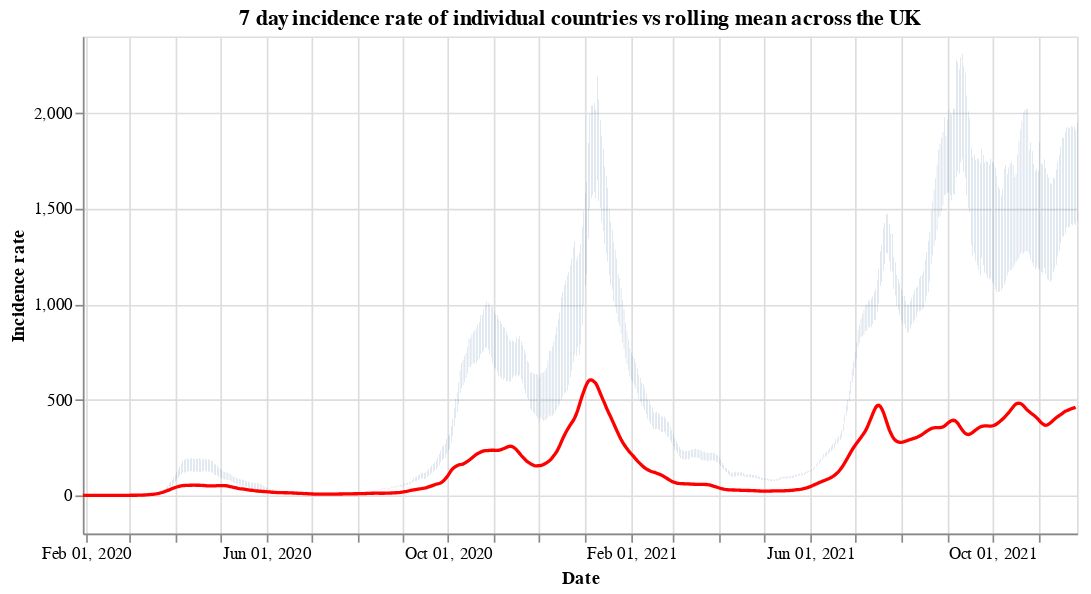

Source (notebook cell):
### Code cell
#collapse
countries = uk_cases['areaName'].unique()
countries.sort()

selection = alt.selection_single(
    name='Select',
    fields=['areaName'],
    init={'areaName': 'Wales'},
    bind={'areaName': alt.binding_select(options=countries)}
)

# scatter plot, modify opacity based on selection
bars = alt.Chart(uk_cases).mark_bar().add_selection(
    selection
).encode(
    x=alt.X("yearmonthdate(date):T", axis=alt.Axis(title='Date')),
    y=alt.Y("weeklyCasesRate:Q", axis=alt.Axis(title='Incidence rate')),
    tooltip='weeklyCasesRate:Q',
    opacity=alt.condition(selection, alt.value(1), alt.value(0))
).properties(title=f'7 day incidence rate of individual countries vs rolling mean across the UK', width=600)

line = alt.Chart(overview_cases).mark_line(
    color='red',
    size=2,
).transform_window(
    rolling_mean='mean(weeklyCasesRate)',
    frame=[0, 7]
).encode(
    x='yearmonthdate(date):T',
    y='rolling_mean:Q'
)

alt.layer(bars, line)

### Figure 1 — Vega-Lite specification as saved in the notebook (floating-point values rounded to 4 significant figures; data arrays with more than 128 entries replaced by an {"elided": "..."} marker saying what was removed)
{"config": {"view": {"continuousWidth": 400, "continuousHeight": 300}}, "layer": [{"data": {"name": "data-c5c824b0fa825ca5565fee1e912f064c"}, "mark": "bar", "encoding": {"opacity": {"condition": {"value": 1, "selection": "Select"}, "value": 0}, "tooltip": {"type": "quantitative", "field": "weeklyCasesRate"}, "x": {"type": "temporal", "axis": {"title": "Date"}, "field": "date", "timeUnit": "yearmonthdate"}, "y": {"type": "quantitative", "axis": {"title": "Incidence rate"}, "field": "weeklyCasesRate"}}, "selection": {"Select": {"type": "single", "fields": ["areaName"], "init": {"areaName": "Wales"}, "bind": {"areaName": {"input": "select", "options": ["England", "Northern Ireland", "Scotland", "Wales"]}}}}, "title": "7 day incidence rate of individual countries vs rolling mean across the UK", "width": 600}, {"data": {"name": "data-ba42ef1711aec93aa88353ce9aebb304"}, "mark": {"type": "line", "color": "red", "size": 2}, "encoding": {"x": {"type": "temporal", "field": "date", "timeUnit": "yearmonthdate"}, "y": {"type": "quantitative", "field": "rolling_mean"}}, "transform": [{"window": [{"op": "mean", "field": "weeklyCasesRate", "as": "rolling_mean"}], "frame": [0, 7]}]}], "$schema": "https://vega.github.io/schema/vega-lite/v4.8.1.json", "datasets": {"data-c5c824b0fa825ca5565fee1e912f064c": {"elided": "2576 records"}, "data-ba42ef1711aec93aa88353ce9aebb304": {"elided": "667 records"}}}
